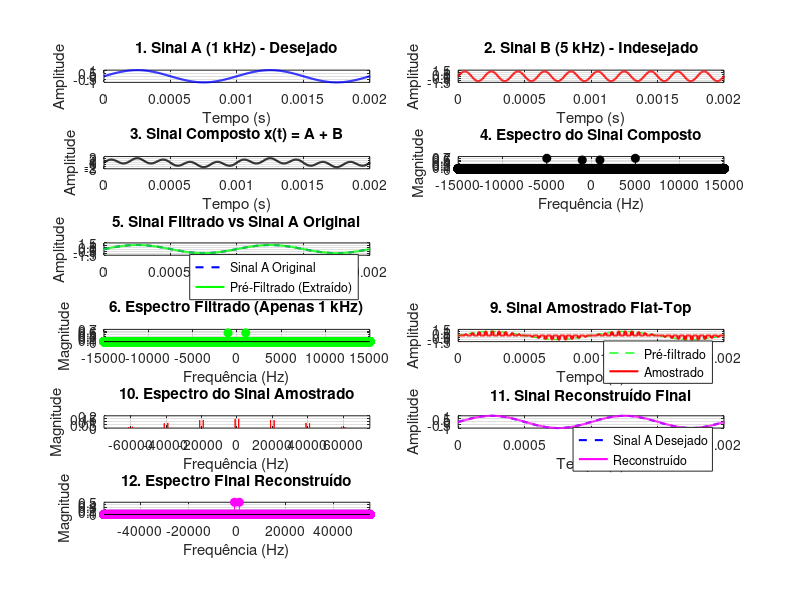

This figure's MATLAB source:
clear;
clc;
close all;
pkg load signal; % Remova ou comente esta linha se estiver usando MATLAB

%% 1. PARÂMETROS DO SINAL E DA SIMULAÇÃO
f1 = 1e3;                   % Senoide 1 (1 kHz) - Sinal Desejado
f2 = 5e3;                   % Senoide 2 (5 kHz) - Sinal Indesejado (Ruído/Aliasing)
A1 = 1.0;                   % Amplitude da senoide 1
A2 = 1.2;                   % Amplitude da senoide 2

fAnalog = 2e5;              % Frequência analógica simulada (200 kHz)
Ta = 1/fAnalog;             % Período de amostragem analógico
tempoTotal = 1;             % Tempo total de simulação (1s)
t = 0:Ta:tempoTotal-Ta;     % Vetor de tempo "contínuo"
nPAnalog = length(t);       % Número total de pontos analógicos

fs = 20e3;                  % Frequência de amostragem ajustada (20 kHz)
Ts = 1/fs;                  % Período de amostragem

% Sinais Individuais e Composto
sinalA = A1*sin(2*pi*f1*t);
sinalB = A2*sin(2*pi*f2*t);
sinalComposto = sinalA + sinalB;

%% 2. FILTRAGEM PRÉVIA (EXTRAÇÃO DO SINAL A ANTES DA AMOSTRAGEM)
fCorte = 3e3;               % Frequência de corte (3 kHz)

% FFT do sinal composto
X_comp = fft(sinalComposto);
filter_ideal = zeros(1, nPAnalog);

% Criar filtro ideal
for i = 1:nPAnalog
    f_atual = (i - 1) * (fAnalog / nPAnalog);
    % Permite frequências abaixo do corte ou frequências espelhadas
    if f_atual <= fCorte || f_atual >= (fAnalog - fCorte)
        filter_ideal(i) = 1;
    else
        filter_ideal(i) = 0;
    end
end

% Aplica o filtro e retorna ao tempo (O resultado será o Sinal A isolado)
X_comp_filtered = X_comp .* filter_ideal;
sinalPreFiltrado = real(ifft(X_comp_filtered));

%% 3. GERAÇÃO DO TREM DE PULSOS
kPasso = round(Ts/Ta);
d = (1/3) * Ts;             % Largura do pulso (duty cycle de 1/3)
numPontosPulso = round(d/Ta);

%% 4. AMOSTRAGEM FLAT-TOP (Feita sobre o sinal JÁ filtrado)
sinalAmostrado = zeros(1, nPAnalog);
for i = 0 : floor(nPAnalog/kPasso) - 1
    idx = i*kPasso + 1;
    if idx <= nPAnalog
        val = sinalPreFiltrado(idx); % Faz o 'Sample'
        idx_fim = min(idx + numPontosPulso - 1, nPAnalog);
        sinalAmostrado(idx:idx_fim) = val; % Aplica o 'Hold' (topo plano)
    end
end

%% 5. RECONSTRUÇÃO (Para demonstrar a eficácia da amostragem)
% Usa-se o mesmo filtro ideal para recuperar o sinal amostrado
X_amostrado = fft(sinalAmostrado);
X_reconstruido = X_amostrado .* filter_ideal;
sinalReconstruido = real(ifft(X_reconstruido));

% Compensação de amplitude pelo Duty Cycle REAL simulado
d_real = numPontosPulso * Ta;
ganhoReconstrucao = Ts / d_real;
sinalReconstruidoCompensado = sinalReconstruido * ganhoReconstrucao;

%% 6. ANÁLISE ESPECTRAL DOS SINAIS PARA VISUALIZAÇÃO
f = (-nPAnalog/2 : nPAnalog/2 - 1) * (fAnalog / nPAnalog);

sinalCompostoFFT = fftshift(fft(sinalComposto)) / nPAnalog;
sinalPreFiltradoFFT = fftshift(fft(sinalPreFiltrado)) / nPAnalog;
sinalAmostradoFFT = fftshift(fft(sinalAmostrado)) / nPAnalog;
sinalReconstruidoFFT = fftshift(fft(sinalReconstruidoCompensado)) / nPAnalog;

%% 7. VISUALIZAÇÃO DOS RESULTADOS (Grid 6x2 Fluxo Lógico)
figure('Name', 'Pipeline: Filtragem -> Amostragem -> Reconstrução', 'Position', [50, 50, 1600, 1050]);

% --- LINHA 1: SINAIS ORIGINAIS (A e B separados) ---
subplot(6, 2, 1);
plot(t, sinalA, 'b', 'LineWidth', 1.5); grid on;
xlabel('Tempo (s)'); ylabel('Amplitude'); title('1. Sinal A (1 kHz) - Desejado');
xlim([0 0.002]);

subplot(6, 2, 2);
plot(t, sinalB, 'r', 'LineWidth', 1.5); grid on;
xlabel('Tempo (s)'); ylabel('Amplitude'); title('2. Sinal B (5 kHz) - Indesejado');
xlim([0 0.002]);

% --- LINHA 2: SINAL COMPOSTO ---
subplot(6, 2, 3);
plot(t, sinalComposto, 'k', 'LineWidth', 1.5); grid on;
xlabel('Tempo (s)'); ylabel('Amplitude'); title('3. Sinal Composto x(t) = A + B');
xlim([0 0.002]);

subplot(6, 2, 4);
stem(f, abs(sinalCompostoFFT), 'k', 'filled'); grid on;
xlabel('Frequência (Hz)'); ylabel('Magnitude'); title('4. Espectro do Sinal Composto');
xlim([-15000 15000]);

% --- LINHA 3: SINAL PRÉ-FILTRADO (Extração de A) ---
subplot(6, 2, 5);
plot(t, sinalA, 'b--', 'LineWidth', 1.5); hold on;
plot(t, sinalPreFiltrado, 'g', 'LineWidth', 1.5); grid on;
xlabel('Tempo (s)'); ylabel('Amplitude'); title('5. Sinal Filtrado vs Sinal A Original');
legend('Sinal A Original', 'Pré-Filtrado (Extraído)', 'Location', 'best');
xlim([0 0.002]);

subplot(6, 2, 7);
stem(f, abs(sinalPreFiltradoFFT), 'g', 'filled'); grid on;
xlabel('Frequência (Hz)'); ylabel('Magnitude'); title('6. Espectro Filtrado (Apenas 1 kHz)');
xlim([-15000 15000]);

% --- LINHA 5: SINAL AMOSTRADO FLAT-TOP ---
subplot(6, 2, 8);
plot(t, sinalPreFiltrado, 'g--', 'LineWidth', 1); hold on;
stairs(t, sinalAmostrado, 'r', 'LineWidth', 1.5); grid on;
xlabel('Tempo (s)'); ylabel('Amplitude'); title('9. Sinal Amostrado Flat-Top');
legend('Pré-filtrado', 'Amostrado', 'Location', 'best');
xlim([0 0.002]);

subplot(6, 2, 9);
plot(f, abs(sinalAmostradoFFT), 'r'); grid on;
xlabel('Frequência (Hz)');
ylabel('Magnitude');
title('10. Espectro do Sinal Amostrado');
xlim([-75000 75000]);

subplot(6, 2, 10);
stem(f, imag(sinalAmostradoFFT), 'r', 'filled'); grid on; % Trocado abs por imag
xlabel('Frequência (Hz)'); ylabel('Parte Imaginária'); title('10. Espectro do Sinal Amostrado');
xlim([-55000 55000]);

% --- LINHA 6: RECONSTRUÇÃO FINAL ---
subplot(6, 2, 10);
plot(t, sinalA, 'b--', 'LineWidth', 1.5); hold on;
plot(t, sinalReconstruidoCompensado, 'm', 'LineWidth', 1.5); grid on;
xlabel('Tempo (s)'); ylabel('Amplitude'); title('11. Sinal Reconstruído Final');
legend('Sinal A Desejado', 'Reconstruído', 'Location', 'best');
xlim([0 0.002]);

subplot(6, 2, 11);
stem(f, abs(sinalReconstruidoFFT), 'm', 'filled'); grid on;
xlabel('Frequência (Hz)'); ylabel('Magnitude'); title('12. Espectro Final Reconstruído');
xlim([-55000 55000]);
